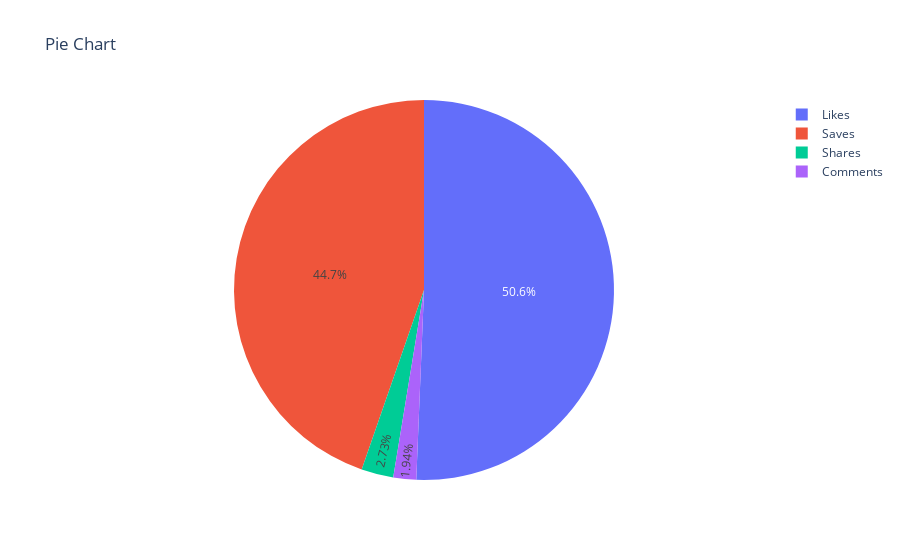

Notebook cell for this chart:
### Code cell
#Distribution of Engagement sources

category_columns = ['Likes', 'Saves', 'Shares', 'Comments']
melted_df = df.melt(value_vars=category_columns, var_name='category', value_name='value')
fig = px.pie(melted_df, names='category', values='value', title='Engagement Sources')
fig.show()

### Figure 1 — Plotly figure (JSON) as saved in the notebook; plotly's stock layout.template omitted (floating-point values rounded to 4 significant figures; data arrays with more than 128 entries replaced by an {"elided": "..."} marker saying what was removed)
{"data": [{"domain": {"x": [0, 1], "y": [0, 1]}, "hovertemplate": "category=%{label}<br>value=%{value}<extra></extra>", "labels": {"elided": "476 str values"}, "legendgroup": "", "name": "", "showlegend": true, "type": "pie", "values": {"elided": "476 int values"}}], "layout": {"legend": {"tracegroupgap": 0}, "title": {"text": "Pie Chart"}}}
